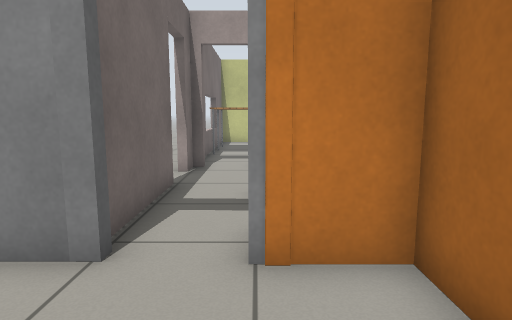
View 1 (above)

22 first-person views from a walk through a robot-simulator world made for Gazebo. The camera is 0.9 m above the floor, tilts 8° down and sees 75° across. The floor is counted in squares, 0.5 m on a side. Each view is taken from the middle of a square. On the plan, view 1 faces up. The plan holds only what a view shows up to about 17 squares ahead; the rest is blank. The robots in the file are not drawn. Simple patterns stand in for the simulator's built-in surfaces.

View 2
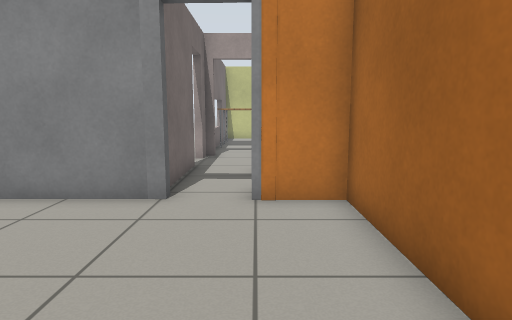

View 3
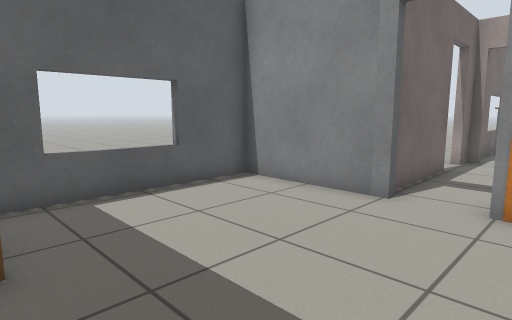

View 4
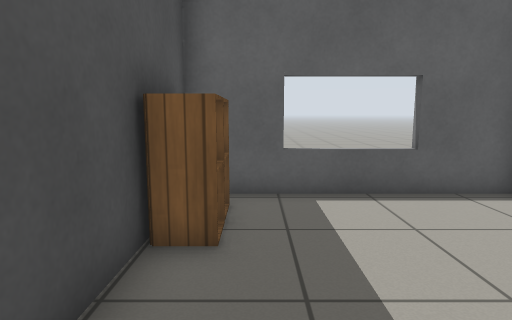

View 5
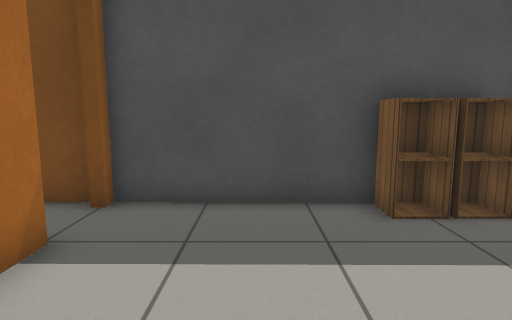

View 6
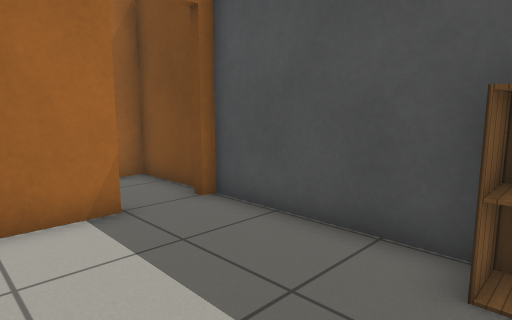

View 7
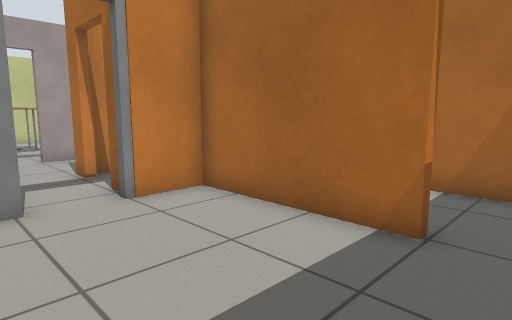

View 8
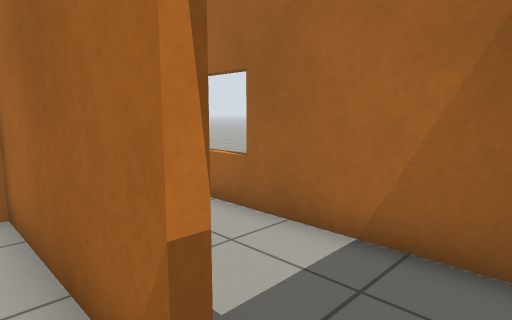

View 9
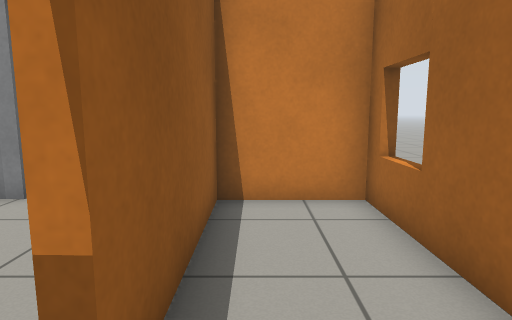

View 10
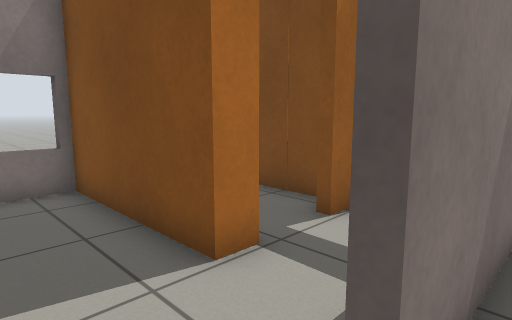

View 11
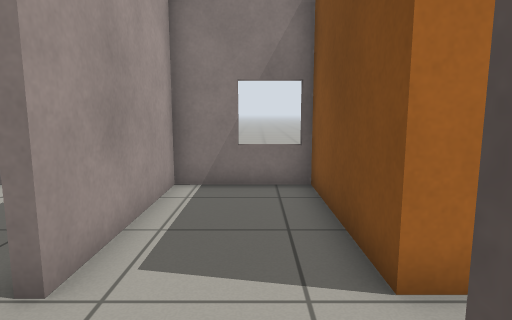

View 12
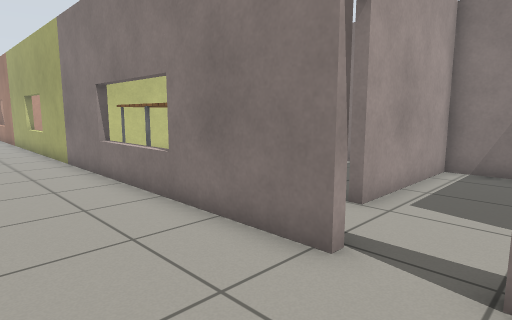

View 13
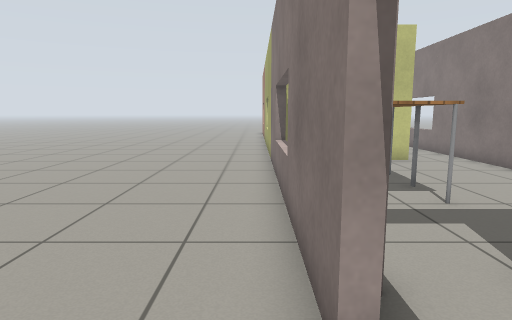

View 14
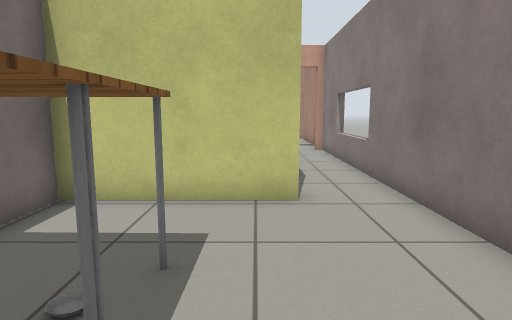

View 15
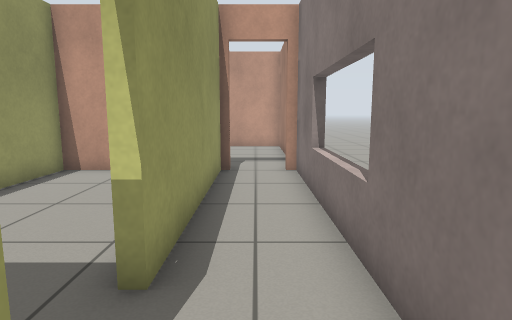

View 16
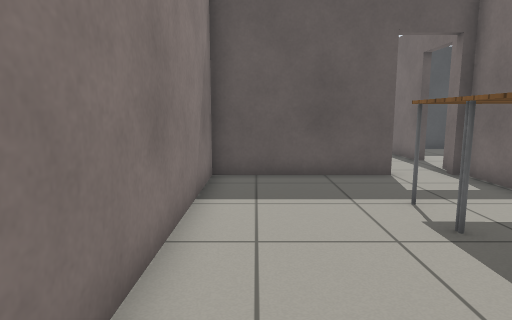

View 17
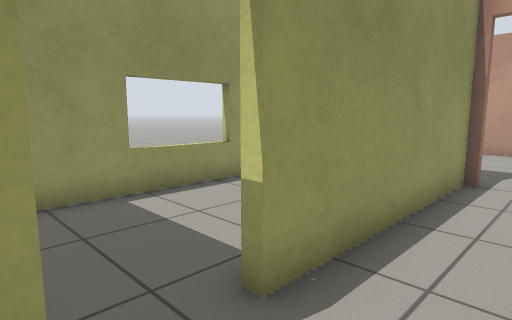

View 18
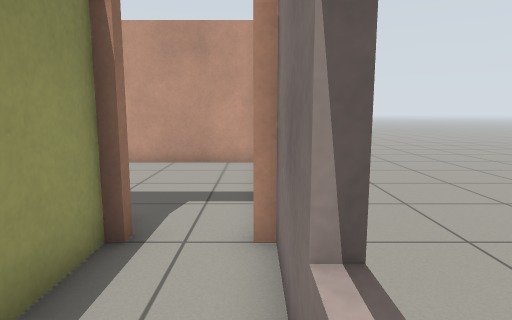

View 19
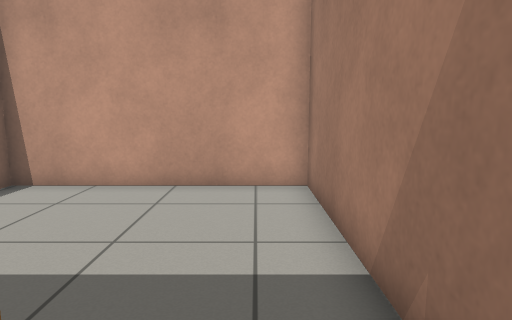

View 20
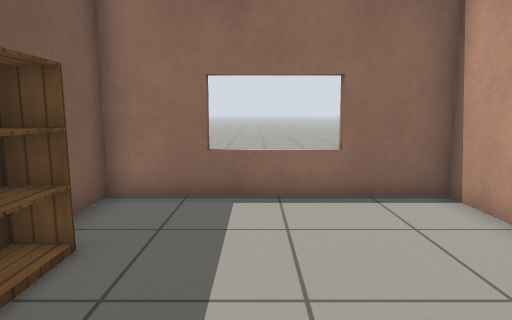

View 21
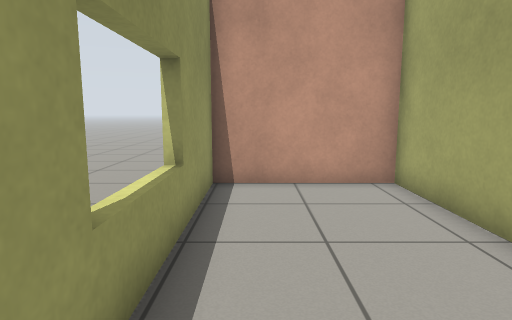

View 22
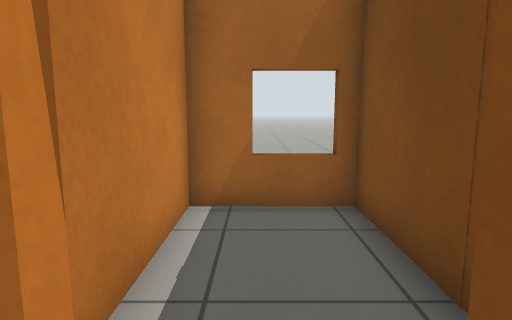

### Floor plan
Points are (right, up) in squares from view 1. A wall is a line through its corners. A room is listed if a view was taken in it or the views show most of it. See-through windows are left out.
Room 1 (views 1, 2, 3, 4, 5, 6, 7, 8)
walls: (-1.9, 3.8) (-6.3, 3.8) (-6.3, -3.5) (1.9, -3.6) (1.9, -3.1); (1.9, -1.5) (1.9, 3.8) (-0.1, 3.8)
ways out: open door at (2, -2.5) to room 2; open door at (-0.6, 4.6) to room 7
objects: cabinet (-5, -3); cabinet (-4, -3)
Room 2 (view 9)
walls: (2.3, -3.6) (5.3, -3.6) (5.3, 3.8) (2.2, 3.8) (2.2, -1.5)
ways out: open door at (2, -2.5) to room 1
Room 3 (views 10, 11, 12, 13)
walls: (-2.4, 10.2) (-2.4, 29); (-2.4, 4.8) (-2.4, 8.4); (-5.6, 4.1) (-4.5, 4.1)
ways out: open door at (-2, 9.5) to room 7
Room 4 (views 14, 15, 16, 17, 18, 19)
walls: (3, 20.8) (-2.1, 20.8) (-2.1, 19.1); (-2.1, 17.4) (-2.1, 11.4); (0, 11.4) (5.3, 11.4) (5.3, 30.5) (5, 30.5); (2.9, 30.5) (2.9, 23.2)
ways out: open door at (4.5, 31) to room 5; open door at (3, 22.5) to room 6; open door at (-0.5, 11) to room 7
objects: table (-1, 15) to (1, 16); table (-1, 17) to (1, 17)
Room 5 (view 20)
walls: (5.3, 31.5) (5.3, 38.2) (-2.1, 38.2) (-2.1, 30.8) (0.6, 30.8)
ways out: open door at (4.5, 31) to room 4
objects: bookshelf (1, 31) to (2, 31)
Room 6 (view 21)
walls: (2.6, 26.5) (2.6, 30.5); (0.5, 30.5) (-2.1, 30.5) (-2.1, 22.3)
ways out: open door at (3, 22.5) to room 4
Room 7 (view 22)
walls: (0.1, 6.8) (0.1, 7.6) (5.3, 7.6) (5.3, 11.1) (0, 11.1); (-2.1, 8.4) (-2.1, 4.6); (-2.1, 11.1) (-2.1, 10.2); (5.2, 7.8) (5.7, 7.8); (0.1, 4.2) (0.1, 5)
ways out: open door at (-0.6, 4.6) to room 1; open door at (-2, 9.5) to room 3; open door at (-0.5, 11) to room 4
Room 8 (no view inside)
walls: (1, 4.1) (5.3, 4.1) (5.3, 7.3) (0.5, 7.3)

Where each view was taken, in squares from view 1:
view 1: 0 up, 0 right, facing up
view 2: 3 down, 0 right, facing up
view 3: 3 down, 1 right, facing up-left
view 4: 2 down, 1 right, facing left
view 5: 3 up, 1 left, facing down
view 6: 1 up, 4 left, facing down-right
view 7: 3 down, 3 left, facing up-right
view 8: 3 down, 1 right, facing up-right
view 9: 3 down, 3 right, facing up
view 10: 10 up, 3 left, facing down-right
view 11: 9 up, 3 left, facing right
view 12: 8 up, 6 left, facing up-right
view 13: 8 up, 3 left, facing up
view 14: 14 up, 2 right, facing up
view 15: 20 up, 4 right, facing up
view 16: 21 up, 4 right, facing down
view 17: 21 up, 5 right, facing up-left
view 18: 26 up, 5 right, facing up
view 19: 30 up, 4 right, facing up
view 20: 34 up, 5 right, facing left
view 21: 22 up, 1 left, facing up
view 22: 6 up, 1 left, facing right
